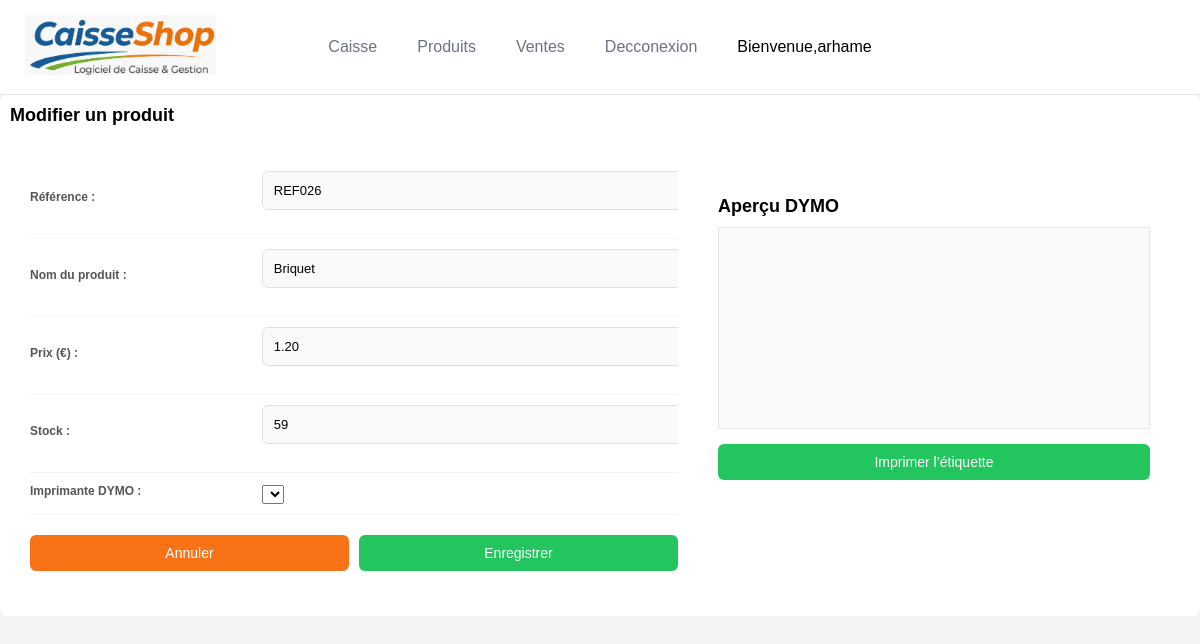
Page /modifier_produit.php?id=26 (signed in) on the committed database.
### tables this page shows
CREATE TABLE `produits` (
  `id_produit` int(11) NOT NULL,
  `reference` varchar(8) DEFAULT NULL,
  `nom_produit` varchar(30) NOT NULL,
  `prix` decimal(10,2) NOT NULL,
  `stock` int(11) NOT NULL
);

### modifier_produit.php (the view, shortened to what this page needs)
<?php
require_once 'db.php';
if (isset($_GET['id'])) {
    $stmt = $pdo->prepare("SELECT * FROM produits WHERE id_produit = :id");
    $stmt->execute(['id' => $_GET['id']]);
    $produit = $stmt->fetch(PDO::FETCH_ASSOC);
}
?>
<!DOCTYPE html>
<html lang="fr">
<head>
    <link rel="stylesheet" href="style.css">
</head>
<body>
<?php require_once 'header.php'; ?>
<div class="produits-card">
 <form method="post" action="modifier_produit.php" class="produits-title">
  <div class="produits-title">Modifier un produit </div>
  <div class="container">
    <div class="left">
      <table class="ticket-table">
        <tr>
          <td><label>Référence :</label></td>
          <td><input  name="reference" id="reference"  value="<?= $produit['reference'] ?>"></td>
        </tr>
        <tr>
          <td><label>Nom du produit :</label></td>
          <td><input name="nom_produit" id="nomProduit" value="<?= $produit['nom_produit'] ?>"></td>
        </tr>
        <tr>
          <td><label>Prix (€) :</label></td>
          <td><input  name="prix" id="prix" value="<?= $produit['prix'] ?>" step="0.01"></td>
        </tr>
        <tr>
          <td><label>Stock :</label></td>
          <td><input  name="stock" id="stock"  value="<?= $produit['stock'] ?>"></td>
        </tr>
        <tr>
          <td><label>Imprimante DYMO :</label></td>
          <td>
            <select id="printerSelect"></select>
          </td>
        </tr>
      </table>
      <div class="actions">
        <button class="btn-cancel">Annuler</button>
        <button class="btn-validate"  type="submit">Enregistrer</button>
      </div>
    </div>
    </form>
    <div class="right">
      <h2>Aperçu DYMO</h2>
      <div class="preview-box">
      </div>
      <button class="btn-validate" id="printBtn">Imprimer l’étiquette</button>
    </div>
  </div>
</body>
</html>

### style.css (style rules this page uses)
body { margin: 0; font-family: "Segoe UI", Arial, sans-serif; background: #f3f4f6; }
.container { display: flex; gap: 20px; padding: 20px; }
.left { width: 60%; max-height: 80vh; overflow-y: auto; }
.produits-card { background: white; padding: 10px; border-radius: 8px; }
.produits-title { font-size: 18px; font-weight: bold; margin-bottom: 15px; }
.ticket-table { width: 100%; border-collapse: collapse; }
.ticket-table td { padding: 10px 0; border-bottom: 1px solid #f3f4f6; }
.right { width: 40%; background: white; padding: 20px; border-radius: 10px; }
.right h2 { font-size: 18px; margin-bottom: 10px; }
.actions { display: flex; gap: 10px; margin-top: 20px; }
.btn-cancel { flex: 1; padding: 10px; background: #f97316; border: none; color: white; border-radius: 6px; }
.btn-validate { flex: 1; padding: 10px; background: #22c55e; border: none; color: white; border-radius: 6px; }
body { margin: 0; font-family: Arial, sans-serif; background: #f2f3f5; }
form { text-align: left; }
label { font-size: 12px; color: #555; margin-bottom: 6px; display: block; }
input { width: 100%; padding: 11px; border: 1px solid #e0e0e0; border-radius: 6px; margin-bottom: 18px; font-size: 13px; background: #f9f9f9; }
button { width: 100%; padding: 12px; background: #2ec4b6; color: #fff; border: none; border-radius: 6px; font-size: 14px; cursor: pointer; display: flex; justify-content: center; align-items: center; gap: 8px; }
.preview-box { height:200px; border:1px solid #e5e7eb; display:flex; align-items:center; justify-content:center; background:#f9fafb; margin-bottom:15px; }

### rows in the picture
produits: reference "REF026", nom_produit "Briquet", prix "1.20", stock "59"

### other values in the picture
$_SESSION['nom'] "arhame"
